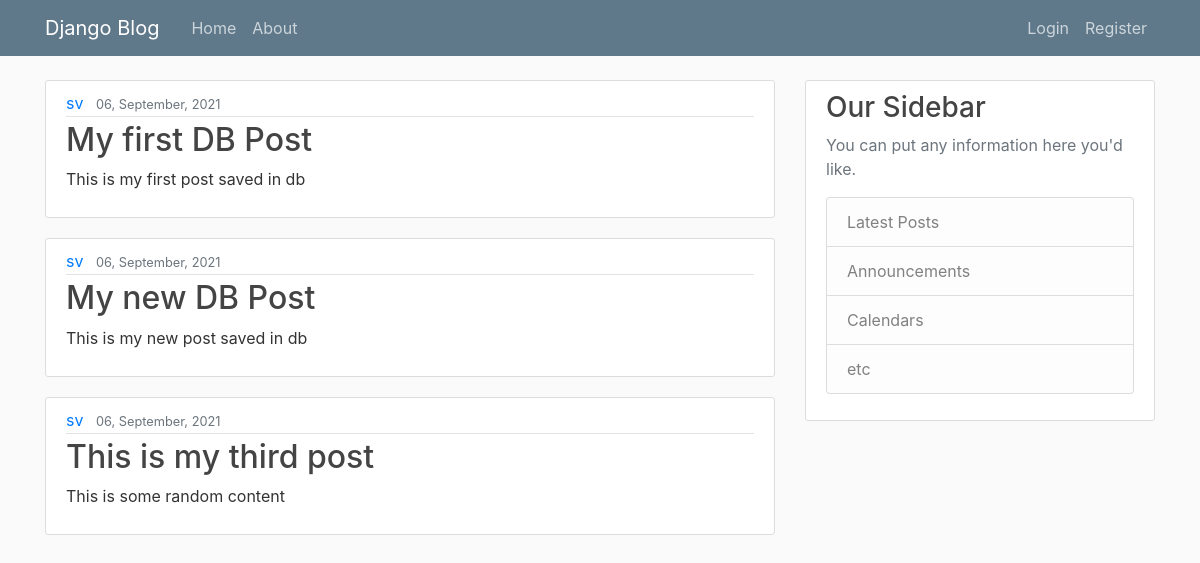
The page / on the database its author committed.
### blog/models.py (models this page shows, shortened)
class Post(models.Model):
    title = models.CharField(max_length=100)
    content = models.TextField()
    date_posted = models.DateTimeField(default=timezone.now)
    author = models.ForeignKey(User, on_delete=models.CASCADE)

### blog/views.py (the view)
# urls.py: path('', views.home, name='blog-home')
def home(request):
    context = {
        'posts': Post.objects.all(),
        'title': 'Blog Home'
    }
    return render(request, 'blog/home.html', context=context)

### blog/templates/blog/home.html
{% extends 'blog/base.html' %}
{% block content %}
    {% for post in posts %}
        <article class="media content-section">
          <div class="media-body">
            <div class="article-metadata">
              <a class="mr-2" href="#">{{ post.author }}</a>
              <small class="text-muted">{{ post.date_posted|date:"d, F, Y" }}</small>
            </div>
            <h2><a class="article-title" href="#">{{ post.title }}</a></h2>
            <p class="article-content">{{ post.content }}</p>
          </div>
        </article>
    {% endfor %}
{% endblock %}

### blog/static/blog/main.css (style rules this page uses)
body { background: #fafafa; color: #333333; margin-top: 5rem; }
h1, h2, h3, h4, h5, h6 { color: #444444; }
.content-section { background: #ffffff; padding: 10px 20px; border: 1px solid #dddddd; border-radius: 3px; margin-bottom: 20px; }
.article-title { color: #444444; }
.article-content { white-space: pre-line; }
.article-metadata { padding-bottom: 1px; margin-bottom: 4px; border-bottom: 1px solid #e3e3e3 }

### rows shown on the page
Post: author "sv", date_posted "06, September, 2021", title "My first DB Post", content "This is my first post saved in db"
Post: author "sv", date_posted "06, September, 2021", title "My new DB Post", content "This is my new post saved in db"
Post: author "sv", date_posted "06, September, 2021", title "This is my third post", content "This is some random content"
